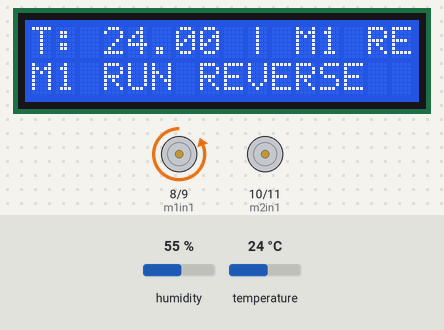
A sketch run on a simulated Arduino Uno, built with avr-gcc and run on an emulated ATmega328P. Parts: 16×2 character LCD, motor-driver pin pairs drawn as motors (green arrow = first pin HIGH = forward, orange = second pin HIGH = backward, longer = more drive). The test bench sets the inputs (shaded band); at power-on: humidity 55 %, temperature 24 °C.

Above: at 4.2 s.
4.3 s: humidity set to 43 %
At 14.0 s:
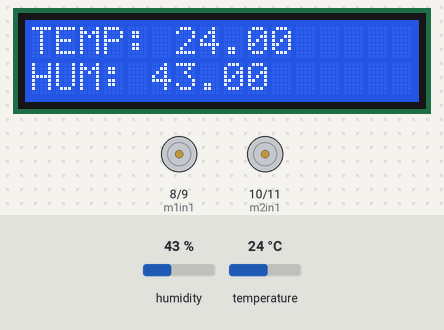
17.4 s: humidity set to 40 %
At 28.2 s:
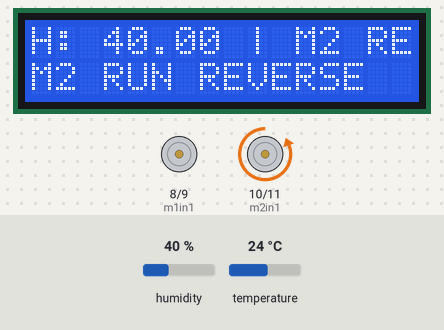
30.5 s: temperature set to 28 °C
At 35.5 s:
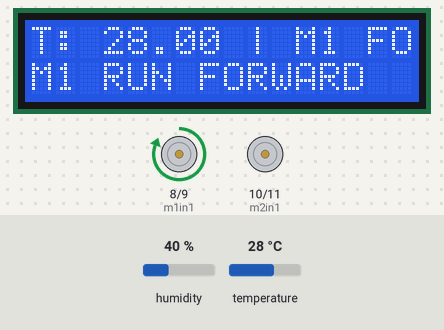
39.0 s: temperature set to 26 °C
At 45.2 s:
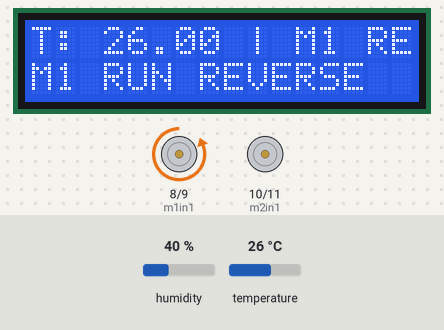
Timing chart, 0 to 46.7 s (numbered marks = the images above; inputs shaded):
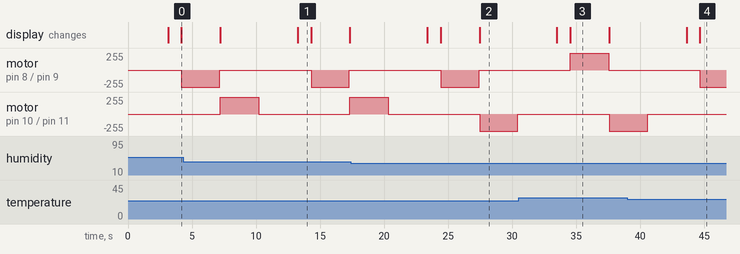

The sketch:

Harnessing-smart-shelter-technology-for-plant-presevation.ino
```cpp
#include <Wire.h>
#include <LiquidCrystal_I2C.h>
#include <Wire.h>
#include "DHT.h"
#define DHTTYPE DHT11  // Changed to DHT11

unsigned long delayTime;
uint8_t DHTPin = 2;
DHT dht(DHTPin, DHTTYPE);
float Temperature;
float Humidity;
float Temp_Fahrenheit;

// Set the LCD address to 0x27 for a 16 chars and 2 line display
LiquidCrystal_I2C lcd(0x27, 16, 2);

int m1in1 = 8;
int m1in2 = 9;

int m2in1 = 10;
int m2in2 = 11;

void setup()
{
  pinMode(m1in1, OUTPUT);
  pinMode(m1in2, OUTPUT);

  pinMode(m2in1, OUTPUT);
  pinMode(m2in2, OUTPUT);

  // initialize the LCD
  lcd.begin();

  // Turn on the backlight and print a message.
  lcd.backlight();
  lcd.print("pro title 1");
  lcd.setCursor(0, 1);  // Move cursor to character 2 on line 1
  lcd.print("pro title 2");
  delay(3000);
  Serial.begin(9600);
  pinMode(DHTPin, INPUT);
  dht.begin();
}

void loop()
{
  Humidity = dht.readHumidity();
  Temperature = dht.readTemperature();
  Temp_Fahrenheit = dht.readTemperature(true);

  if (isnan(Humidity) || isnan(Temperature) || isnan(Temp_Fahrenheit))
  {
    lcd.clear();
    lcd.setCursor(0, 0);
    lcd.print("DHT11 ERROR");
    lcd.setCursor(0, 1);
    lcd.print("Check connection");
    delay(300);
    Serial.println(F("Failed to read from DHT sensor!"));
    return;
  }

  lcd.clear();
  lcd.setCursor(0, 0);
  lcd.print("TEMP: ");
  lcd.print(Temperature);
  lcd.setCursor(0, 1);
  lcd.print("HUM: ");
  lcd.print(Humidity);
  delay(1000);

  // Control motor 1 (M1) based on temperature
  if (Temperature >= 28)
  {
    lcd.clear();
    lcd.setCursor(0, 0);
    lcd.print("T: ");
    lcd.print(Temperature);
    lcd.print(" | M1 FORWARD");
    lcd.setCursor(0, 1);
    lcd.print("M1 RUN FORWARD");
    m1_forward(3000);  // Run motor 1 forward for 3 seconds
  }
  else
  {
    lcd.clear();
    lcd.setCursor(0, 0);
    lcd.print("T: ");
    lcd.print(Temperature);
    lcd.print(" | M1 REVERSE");
    lcd.setCursor(0, 1);
    lcd.print("M1 RUN REVERSE");
    m1_reverse(3000);  // Run motor 1 reverse for 3 seconds
  }

  // Control motor 2 (M2) based on humidity
  if (Humidity >= 42)
  {
    lcd.clear();
    lcd.setCursor(0, 0);
    lcd.print("H: ");
    lcd.print(Humidity);
    lcd.print(" | M2 FORWARD");
    lcd.setCursor(0, 1);
    lcd.print("M2 RUN FORWARD");
    m2_forward(3000);  // Run motor 2 forward for 3 seconds
  }
  else
  {
    lcd.clear();
    lcd.setCursor(0, 0);
    lcd.print("H: ");
    lcd.print(Humidity);
    lcd.print(" | M2 REVERSE");
    lcd.setCursor(0, 1);
    lcd.print("M2 RUN REVERSE");
    m2_reverse(3000);  // Run motor 2 reverse for 3 seconds
  }

  delay(3000);  // Delay before the next reading
}

// Motor control functions with delay and stop
void m1_forward(int duration)
{
  digitalWrite(m1in1, HIGH);
  digitalWrite(m1in2, LOW);
  delay(duration);  // Run forward for the given duration
  m1_stop();
}

void m1_reverse(int duration)
{
  digitalWrite(m1in1, LOW);
  digitalWrite(m1in2, HIGH);
  delay(duration);  // Run reverse for the given duration
  m1_stop();
}

void m1_stop()
{
  digitalWrite(m1in1, LOW);
  digitalWrite(m1in2, LOW);
}

void m2_forward(int duration)
{
  digitalWrite(m2in1, HIGH);
  digitalWrite(m2in2, LOW);
  delay(duration);  // Run forward for the given duration
  m2_stop();
}

void m2_reverse(int duration)
{
  digitalWrite(m2in1, LOW);
  digitalWrite(m2in2, HIGH);
  delay(duration);  // Run reverse for the given duration
  m2_stop();
}

void m2_stop()
{
  digitalWrite(m2in1, LOW);
  digitalWrite(m2in2, LOW);
}
```

Measured:
- the behaviour switches between 42 and 41 % on humidity (found by bisection; images 1 and 2)
- the behaviour switches between 28 and 27 °C on temperature (found by bisection; images 3 and 4)
- after the input at 39.0 s, motor on pin 8 (m1in1) / pin 9 (m1in2): stopped → backward 255/255 after 5.7 s
- what the display in image 1 shows lasts 1.0 s, from 13.3 s to 14.3 s
- what the display in image 3 shows lasts 3.1 s, from 34.5 s to 37.6 s
